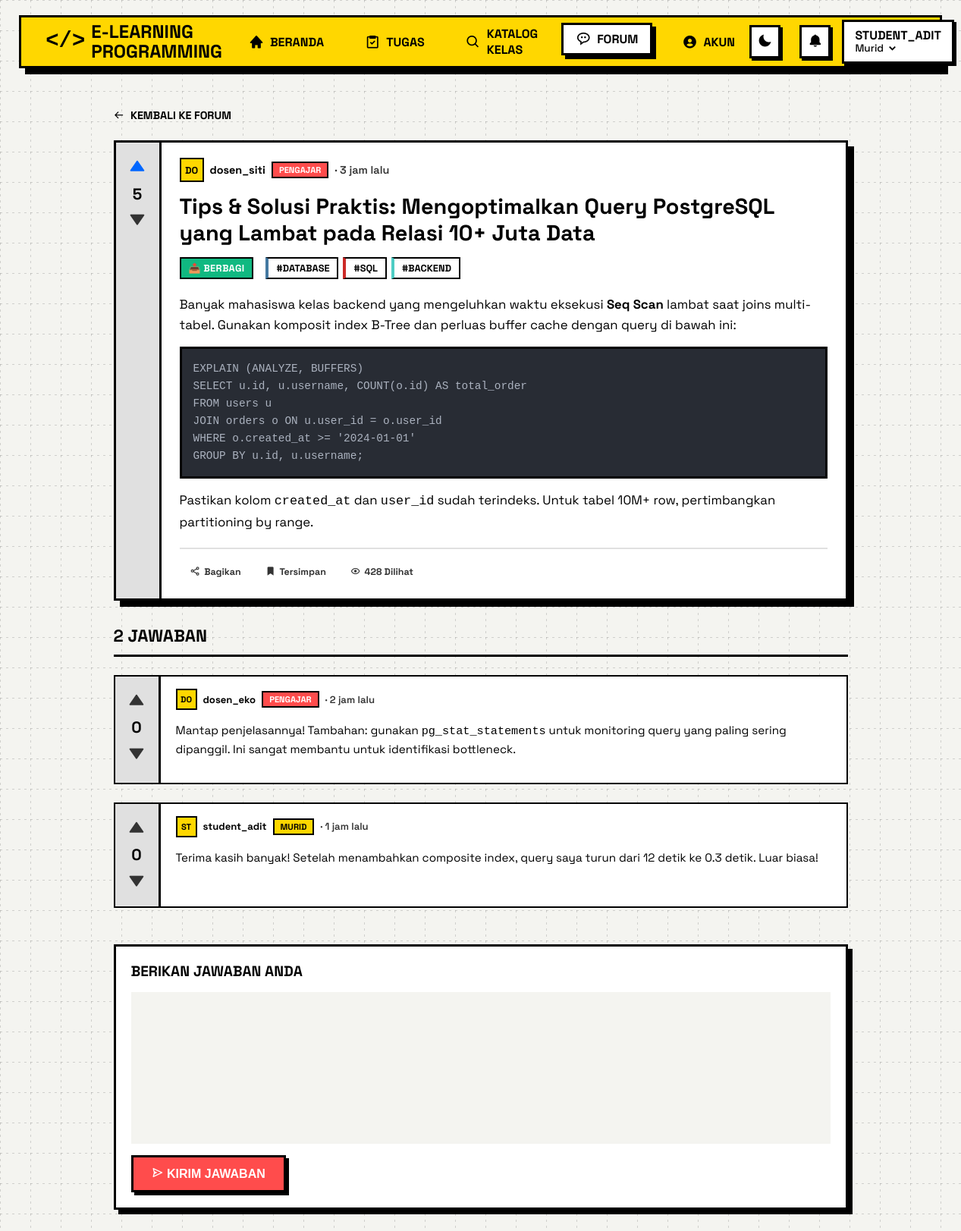
The app's page /forum_post_detail.php?id=1 (signed in) with its own data.
### tables this page shows
CREATE TABLE IF NOT EXISTS tb_forum_post (
    id_post INT AUTO_INCREMENT PRIMARY KEY,
    id_user INT NOT NULL,
    judul VARCHAR(255) NOT NULL,
    konten TEXT NOT NULL,
    tipe ENUM('pertanyaan','diskusi','berbagi') DEFAULT 'pertanyaan',
    status ENUM('open','solved') DEFAULT 'open',
    views INT DEFAULT 0,
    is_pinned TINYINT(1) DEFAULT 0,
    is_announcement TINYINT(1) DEFAULT 0,
    tgl_post DATETIME DEFAULT CURRENT_TIMESTAMP,
    tgl_update DATETIME DEFAULT CURRENT_TIMESTAMP ON UPDATE CURRENT_TIMESTAMP,
    FOREIGN KEY (id_user) REFERENCES tb_user(id_user) ON DELETE CASCADE
);

CREATE TABLE tb_user (
    id_user INT AUTO_INCREMENT PRIMARY KEY, 
    username VARCHAR(50) UNIQUE, 
    password VARCHAR(255), 
    role VARCHAR(20)
);

CREATE TABLE IF NOT EXISTS tb_forum_tag (
    id_tag INT AUTO_INCREMENT PRIMARY KEY,
    nama_tag VARCHAR(50) NOT NULL UNIQUE,
    warna VARCHAR(7) DEFAULT '#FFD700',
    icon VARCHAR(50) DEFAULT 'bx-code-alt'
);

CREATE TABLE IF NOT EXISTS tb_forum_jawaban (
    id_jawaban INT AUTO_INCREMENT PRIMARY KEY,
    id_post INT NOT NULL,
    id_user INT NOT NULL,
    konten TEXT NOT NULL,
    is_solusi TINYINT(1) DEFAULT 0,
    tgl_jawaban DATETIME DEFAULT CURRENT_TIMESTAMP,
    FOREIGN KEY (id_post) REFERENCES tb_forum_post(id_post) ON DELETE CASCADE,
    FOREIGN KEY (id_user) REFERENCES tb_user(id_user) ON DELETE CASCADE
);

### forum_post_detail.php (the view, shortened to what this page needs)
<?php
require_once 'includes/koneksi.php';
$is_logged_in = isset($_SESSION['id_user']);
$id_user = $_SESSION['id_user'] ?? null;
$id_post = intval($_GET['id']);
$pdo->prepare("UPDATE tb_forum_post SET views = views + 1 WHERE id_post = ?")->execute([$id_post]);
$stmtPost = $pdo->prepare("
    SELECT p.*, u.username, u.role as user_role,
           COALESCE((SELECT SUM(CASE WHEN v.tipe_vote = 'up' THEN 1 WHEN v.tipe_vote = 'down' THEN -1 ELSE 0 END) FROM tb_forum_vote v WHERE v.id_post = p.id_post), 0) as vote_count
    FROM tb_forum_post p
    JOIN tb_user u ON p.id_user = u.id_user
    WHERE p.id_post = ?
");
$stmtPost->execute([$id_post]);
$post = $stmtPost->fetch();
$stmtAnswers = $pdo->prepare("
    SELECT j.*, u.username, u.role as user_role,
           COALESCE((SELECT SUM(CASE WHEN v.tipe_vote = 'up' THEN 1 WHEN v.tipe_vote = 'down' THEN -1 ELSE 0 END) FROM tb_forum_vote v WHERE v.id_jawaban = j.id_jawaban), 0) as vote_count
    FROM tb_forum_jawaban j
    JOIN tb_user u ON j.id_user = u.id_user
    WHERE j.id_post = ?
    ORDER BY j.is_solusi DESC, vote_count DESC, j.tgl_jawaban ASC
");
$stmtAnswers->execute([$id_post]);
$answers = $stmtAnswers->fetchAll();
$stmtTags = $pdo->prepare("SELECT t.* FROM tb_forum_post_tag pt JOIN tb_forum_tag t ON pt.id_tag = t.id_tag WHERE pt.id_post = ?");
$stmtTags->execute([$id_post]);
$tags = $stmtTags->fetchAll();
$userVotePost = null;
if ($is_logged_in) {
    $stmtUserVote = $pdo->prepare("SELECT tipe_vote FROM tb_forum_vote WHERE id_user = ? AND id_post = ?");
    $stmtUserVote->execute([$id_user, $id_post]);
    $uv = $stmtUserVote->fetch();
    if ($uv) $userVotePost = $uv['tipe_vote'];
}
$isBookmarked = false;
if ($is_logged_in) {
    $stmtCek = $pdo->prepare("SELECT 1 FROM tb_forum_simpan WHERE id_user = ? AND id_post = ?");
    $stmtCek->execute([$id_user, $id_post]);
    $isBookmarked = $stmtCek->fetch() ? true : false;
}
$userVoteAnswers = [];
function timeAgo($datetime) {
    $now = new DateTime();
    $ago = new DateTime($datetime);
    $diff = $now->diff($ago);
    if ($diff->h > 0) return $diff->h . ' jam lalu';
    return 'baru saja';
}
function getInitial($username) {
    return strtoupper(substr($username, 0, 2));
}
?>
<!DOCTYPE html>
<html lang="id">
<head>
    <link rel="stylesheet" href="assets/css/style.css?v=<?= filemtime('assets/css/style.css') ?>">
    <link rel="stylesheet" href="assets/css/forum.css?v=<?= filemtime('assets/css/forum.css') ?>">
    <link href='https://unpkg.com/boxicons@2.1.4/css/boxicons.min.css' rel='stylesheet'>
    <link rel="stylesheet" href="https://cdnjs.cloudflare.com/ajax/libs/highlight.js/11.9.0/styles/atom-one-dark.min.css">
    <link href="https://cdn.quilljs.com/1.3.6/quill.snow.css" rel="stylesheet">
</head>
<body>
<?php include 'includes/navbar.php'; ?>
<div class="forum-detail-container">
    <a href="forum.php" class="forum-back-btn"><i class='bx bx-arrow-back'></i> Kembali ke Forum</a>
    <article class="post-detail-card">
        <div class="forum-post-votes">
            <button class="forum-vote-btn <?= $userVotePost === 'up' ? 'voted-up' : '' ?>"
                    onclick="vote(<?= $post['id_post'] ?>, 'post', 'up')" title="Upvote" <?= !$is_logged_in ? 'disabled' : '' ?>>
                <i class='bx bxs-up-arrow'></i>
            </button>
            <span class="forum-vote-count" id="vote-count-post-<?= $post['id_post'] ?>"><?= $post['vote_count'] ?></span>
            <button class="forum-vote-btn <?= $userVotePost === 'down' ? 'voted-down' : '' ?>"
                    onclick="vote(<?= $post['id_post'] ?>, 'post', 'down')" title="Downvote" <?= !$is_logged_in ? 'disabled' : '' ?>>
                <i class='bx bxs-down-arrow'></i>
            </button>
        </div>
        <div class="post-detail-body">
            <div class="forum-post-meta" style="font-size: 0.9rem;">
                <span class="forum-post-avatar"><?= getInitial($post['username']) ?></span>
                <span class="forum-post-username"><?= htmlspecialchars($post['username']) ?></span>
                <span class="forum-post-role <?= $post['user_role'] === 'Pengajar' ? 'role-pengajar' : ($post['user_role'] === 'Admin' ? 'role-admin' : '') ?>"><?= htmlspecialchars($post['user_role']) ?></span>
                <span class="forum-post-time"><?= timeAgo($post['tgl_post']) ?></span>
            </div>
            <h1 class="post-detail-title"><?= htmlspecialchars($post['judul']) ?></h1>
            <?php if (!empty($tags)): ?>
            <div class="forum-post-tags" style="margin-bottom: 20px;">
                <span class="forum-tipe-badge tipe-<?= $post['tipe'] ?>" style="margin-right: 10px; padding: 4px 10px; font-size: 0.8rem;"><?= $post['tipe'] === 'pertanyaan' ? '❓ Pertanyaan' : ($post['tipe'] === 'diskusi' ? '💬 Diskusi' : '📤 Berbagi') ?></span>
                <?php foreach ($tags as $t): ?>
                <a href="forum.php?tag=<?= urlencode($t['nama_tag']) ?>" class="forum-tag" style="border-left: 4px solid <?= htmlspecialchars($t['warna']) ?>; padding: 4px 10px; font-size: 0.8rem;">
                    #<?= htmlspecialchars($t['nama_tag']) ?>
                </a>
                <?php endforeach; ?>
            </div>
            <?php endif; ?>
            <div class="post-detail-content">
                <?= $post['konten'] ?>
            </div>
            <div class="forum-post-actions" style="margin-top: 20px; padding-top: 15px;">
                <button class="forum-action-btn" onclick="sharePost(<?= $post['id_post'] ?>, '<?= htmlspecialchars(addslashes($post['judul'])) ?>')">
                    <i class='bx bx-share-alt'></i> Bagikan
                </button>
                <?php if ($is_logged_in): ?>
                <button class="forum-action-btn" id="bookmark-btn-<?= $post['id_post'] ?>" onclick="toggleBookmark(<?= $post['id_post'] ?>)">
                    <i class='bx <?= $isBookmarked ? 'bxs-bookmark' : 'bx-bookmark' ?>'></i>
                    <span><?= $isBookmarked ? 'Tersimpan' : 'Simpan' ?></span>
                </button>
                <?php endif; ?>
                <span class="forum-action-btn" style="cursor: default;"><i class='bx bx-show'></i> <?= $post['views'] ?> Dilihat</span>
            </div>
        </div>
    </article>
    <div id="answers">
        <div class="answers-header">
            <h3><?= count($answers) ?> Jawaban</h3>
        </div>
        <?php if (empty($answers)): ?>
            <div class="forum-empty-state" style="padding: 2rem; margin-bottom: 2rem; border-width: 2px; box-shadow: 4px 4px 0px var(--shadow-color);">
                <i class='bx bx-comment-detail' style="font-size: 2.5rem;"></i>
                <p>Belum ada jawaban. Jadilah yang pertama memberikan solusi!</p>
            </div>
        <?php else: ?>
            <?php foreach ($answers as $ans):
                $ansVote = $userVoteAnswers[$ans['id_jawaban']] ?? null;
            ?>
            <div class="answer-card <?= $ans['is_solusi'] ? 'is-solution' : '' ?>" id="jawaban-<?= $ans['id_jawaban'] ?>">
                <div class="forum-post-votes" style="<?= $ans['is_solusi'] ? 'padding-top: 40px;' : '' ?>">
                    <button class="forum-vote-btn <?= $ansVote === 'up' ? 'voted-up' : '' ?>"
                            onclick="vote(<?= $ans['id_jawaban'] ?>, 'jawaban', 'up')" title="Upvote" <?= !$is_logged_in ? 'disabled' : '' ?>>
                        <i class='bx bxs-up-arrow'></i>
                    </button>
                    <span class="forum-vote-count" id="vote-count-jawaban-<?= $ans['id_jawaban'] ?>"><?= $ans['vote_count'] ?></span>
                    <button class="forum-vote-btn <?= $ansVote === 'down' ? 'voted-down' : '' ?>"
                            onclick="vote(<?= $ans['id_jawaban'] ?>, 'jawaban', 'down')" title="Downvote" <?= !$is_logged_in ? 'disabled' : '' ?>>
                        <i class='bx bxs-down-arrow'></i>
                    </button>
                </div>
                <div class="answer-body" style="<?= $ans['is_solusi'] ? 'padding-top: 40px;' : '' ?>">
                    <div class="forum-post-meta">
                        <span class="forum-post-avatar" style="width: 28px; height: 28px; font-size: 0.7rem;"><?= getInitial($ans['username']) ?></span>
                        <span class="forum-post-username"><?= htmlspecialchars($ans['username']) ?></span>
                        <span class="forum-post-role <?= $ans['user_role'] === 'Pengajar' ? 'role-pengajar' : ($ans['user_role'] === 'Admin' ? 'role-admin' : '') ?>"><?= htmlspecialchars($ans['user_role']) ?></span>
                        <span class="forum-post-time"><?= timeAgo($ans['tgl_jawaban']) ?></span>
                    </div>
                    <div class="answer-content">
                        <?= $ans['konten'] ?>
                    </div>
                </div>
            </div>
            <?php endforeach; ?>
        <?php endif; ?>
    </div>
    <div class="reply-box">
        <h3>Berikan Jawaban Anda</h3>
        <?php if ($is_logged_in): ?>
            <form method="POST" action="" id="replyForm">
                <div id="editor-container"></div>
                <button type="submit" name="submit_jawaban" class="submit-reply-btn" onclick="return submitReply()">
                    <i class='bx bx-send'></i> Kirim Jawaban
                </button>
            </form>
        <?php endif; ?>
    </div>
</div>
</body>
</html>

### assets/css/style.css (style rules this page uses)
:root { --background: #F4F4F0; --foreground: #000000; --card: #ffffff; --card-foreground: #000000; --primary: #FF4C4C; --primary-foreground: #ffffff; --secondary: #FFD700; --secondary-foreground: #000000; --accent: #0066ff; --accent-foreground: #ffffff; --border: #000000; --muted: #e0e0e0; --muted-foreground: #333333; --radius: 0px; --shadow-offset-x: 5px; --shadow-offset-y: 5px; --shadow-blur: 0px; --shadow-color: #000000; --border-width: 3px; --sidebar-width: 260px; }
* { box-sizing: border-box; margin: 0; padding: 0; }
html { scroll-behavior: smooth; }
body { background-color: var(--background); font-family: 'Space Grotesk', sans-serif; color: var(--foreground); position: relative; z-index: 0; }
body::before { content: ""; position: fixed; inset: 0; z-index: -1; pointer-events: none; background-image: linear-gradient(to right, rgba(0, 0, 0, 0.15) 1px, transparent 1px), linear-gradient(to bottom, rgba(0, 0, 0, 0.15) 1px, transparent 1px); background-size: 20px 20px; background-position: 0 0, 0 0; -webkit-mask-image: repeating-linear-gradient(to right, black 0px, black 3px, transparent 3px, transparent 8px), repeating-linear-gradient(to bottom, black 0px, black 3px, transparent 3px, transparent 8px); -webkit-mask-composite: source-in; mask-image: repeating-linear-gradient(to right, black 0px, black 3px, transparent 3px, transparent 8px), repeating-linear-gradient(to bottom, black 0px, black 3px, transparent 3px, transparent 8px); mask-composite: intersect; }

### assets/css/forum.css (style rules this page uses)
.forum-post-votes { display: flex; flex-direction: column; align-items: center; justify-content: flex-start; padding: 16px 12px; background-color: var(--muted); border-right: 3px solid var(--border); min-width: 60px; gap: 4px; }
.forum-vote-btn { background: none; border: none; font-size: 1.4rem; cursor: pointer; color: var(--muted-foreground); padding: 4px; line-height: 1; transition: color 0.15s, transform 0.15s; }
.forum-vote-btn.voted-up { color: var(--accent); }
.forum-vote-count { font-size: 1.3rem; font-weight: 900; color: var(--foreground); line-height: 1; padding: 4px 0; }
.forum-post-meta { display: flex; align-items: center; gap: 8px; font-size: 0.82rem; flex-wrap: wrap; }
.forum-post-avatar { width: 32px; height: 32px; background-color: var(--secondary); border: 2px solid var(--border); display: flex; align-items: center; justify-content: center; font-weight: 900; font-size: 0.8rem; color: #000; flex-shrink: 0; }
.forum-post-username { font-weight: 800; color: var(--foreground); text-decoration: none; }
.forum-post-role { padding: 2px 8px; font-size: 0.7rem; font-weight: 800; text-transform: uppercase; border: 2px solid var(--border); background-color: var(--secondary); color: #000; }
.forum-post-role.role-pengajar { background-color: #FF4C4C; color: #FFF; }
.forum-post-time { color: var(--muted-foreground); font-weight: 600; }
.forum-post-time::before { content: "· "; }
.forum-post-tags { display: flex; gap: 6px; flex-wrap: wrap; }
.forum-tag { padding: 3px 10px; font-size: 0.72rem; font-weight: 800; text-transform: uppercase; border: 2px solid var(--border); background-color: var(--card); color: var(--foreground); text-decoration: none; transition: transform 0.1s, background-color 0.1s; display: inline-flex; align-items: center; gap: 4px; }
.forum-post-actions { display: flex; align-items: center; gap: 4px; padding-top: 8px; border-top: 2px solid var(--muted); flex-wrap: wrap; }
.forum-action-btn { padding: 5px 12px; font-family: inherit; font-size: 0.78rem; font-weight: 700; background: none; border: 2px solid transparent; color: var(--muted-foreground); cursor: pointer; transition: color 0.1s, border-color 0.1s, background-color 0.1s; display: inline-flex; align-items: center; gap: 5px; text-decoration: none; }
.forum-action-btn i { font-size: 1.1em; }
.forum-tipe-badge { padding: 2px 8px; font-size: 0.65rem; font-weight: 800; text-transform: uppercase; border: 2px solid var(--border); letter-spacing: 0.3px; }
.forum-tipe-badge.tipe-berbagi { background-color: #10B981; color: #FFF; }

### records on screen
tb_forum_post: id_user.username "DO", id_user.username "dosen_siti", id_user.role "PENGAJAR", tgl_post "3 jam lalu", judul "Tips & Solusi Praktis: Mengoptimalkan Query PostgreSQL yang Lambat pada Relasi 10+ Juta Data", konten "Banyak mahasiswa kelas backend yang mengeluhkan waktu eksekusi Seq Scan lambat saat joins multi-tabel. Gunakan komposit index B-Tree dan perluas buffer cache dengan query di bawah ini: EXPLAIN (ANALYZE, BUFFERS) SELECT u.id, u.username, COUNT(o.id) AS total_order FROM users u JOIN orders o ON u.user_id = o.user_id WHERE o.created_at >= '2024-01-01' GROUP BY u.id, u.username; Pastikan kolom created_at dan user_id sudah terindeks. Untuk tabel 10M+ row, pertimbangkan partitioning by range.", views "428"
tb_forum_tag: nama_tag "DATABASE"
tb_forum_tag: nama_tag "SQL"
tb_forum_tag: nama_tag "BACKEND"
tb_forum_jawaban: vote_count "0", id_user.username "DO", id_user.username "dosen_eko", id_user.role "PENGAJAR", tgl_jawaban "2 jam lalu", konten "Mantap penjelasannya! Tambahan: gunakan pg_stat_statements untuk monitoring query yang paling sering dipanggil. Ini sangat membantu untuk identifikasi bottleneck."
tb_forum_jawaban: vote_count "0", id_user.username "ST", id_user.username "student_adit", id_user.role "MURID", tgl_jawaban "1 jam lalu", konten "Terima kasih banyak! Setelah menambahkan composite index, query saya turun dari 12 detik ke 0.3 detik. Luar biasa!"

### other values on screen
$username "STUDENT_ADIT"
$role "Murid"
$post['vote_count'] "5"
count($answers) "2"
